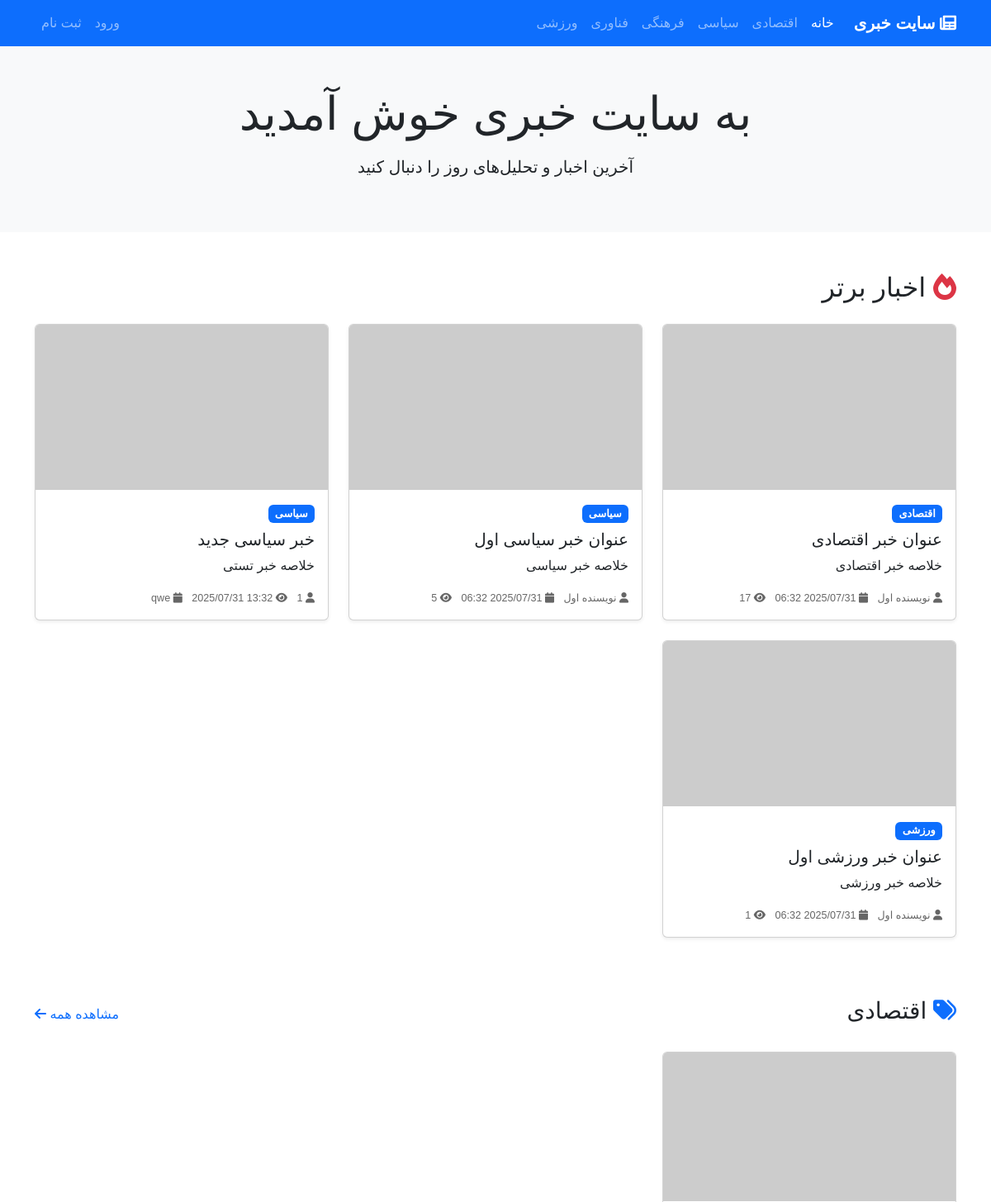
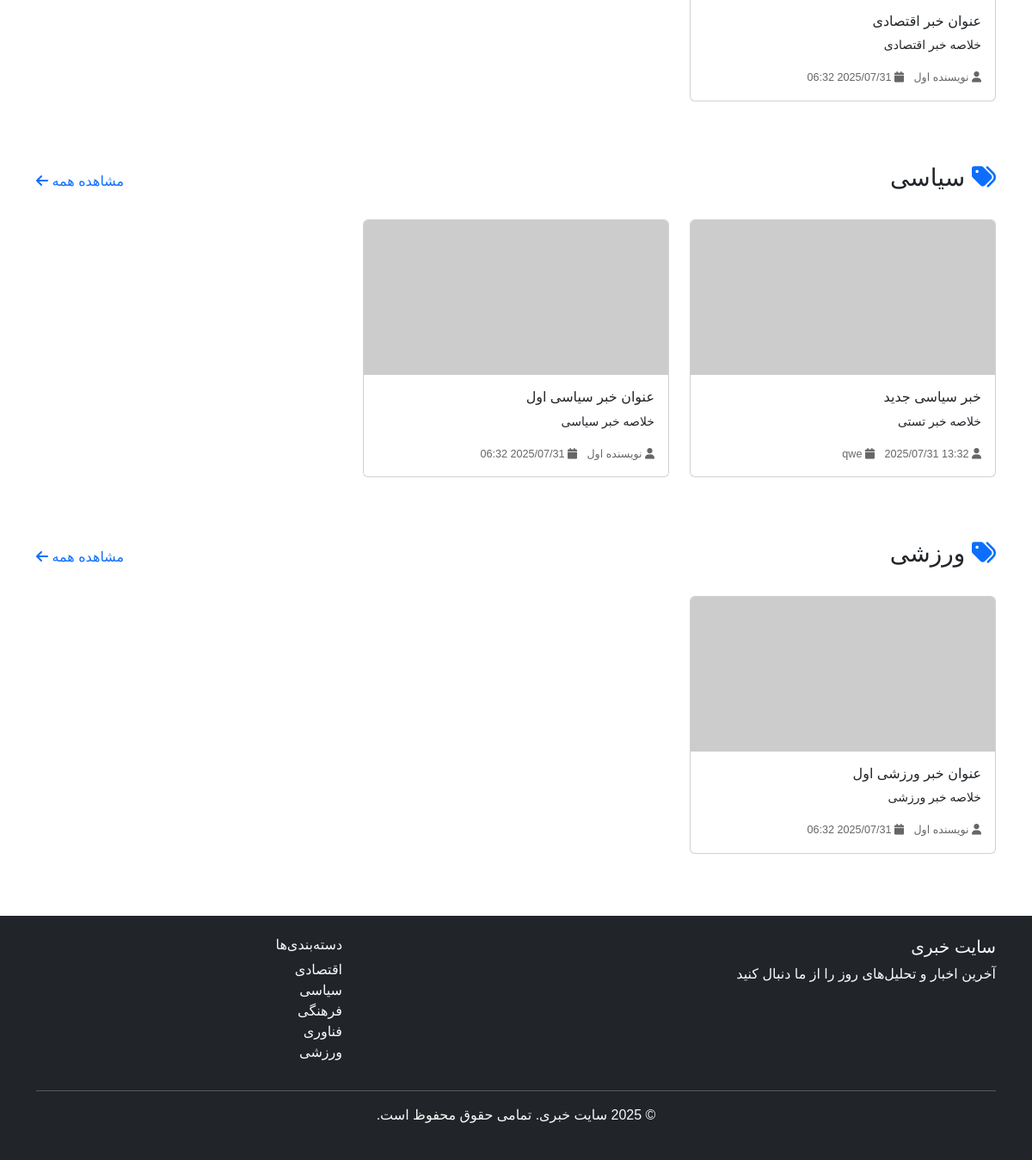
The page / on the database its author committed (2 pictures, top to bottom).
### tables this page shows
CREATE TABLE `categories` (
  `id` int NOT NULL,
  `name` varchar(100) NOT NULL,
  `slug` varchar(100) NOT NULL,
  `description` text,
  `created_at` timestamp NULL DEFAULT CURRENT_TIMESTAMP,
  `updated_at` timestamp NULL DEFAULT CURRENT_TIMESTAMP ON UPDATE CURRENT_TIMESTAMP
);

CREATE TABLE `news` (
  `id` int NOT NULL,
  `title` varchar(255) NOT NULL,
  `slug` varchar(255) NOT NULL,
  `summary` text,
  `content` longtext NOT NULL,
  `image_url` varchar(255) DEFAULT NULL,
  `author_id` int NOT NULL,
  `category_id` int NOT NULL,
  `status` enum('pending','approved','rejected') DEFAULT 'pending',
  `views` int DEFAULT '0',
  `created_at` timestamp NULL DEFAULT CURRENT_TIMESTAMP,
  `updated_at` timestamp NULL DEFAULT CURRENT_TIMESTAMP ON UPDATE CURRENT_TIMESTAMP
);

CREATE TABLE `users` (
  `id` int NOT NULL,
  `username` varchar(50) NOT NULL,
  `email` varchar(100) NOT NULL,
  `password` varchar(255) NOT NULL,
  `full_name` varchar(100) NOT NULL,
  `role` enum('admin','writer','user') DEFAULT 'user',
  `status` enum('active','inactive') DEFAULT 'active',
  `created_at` timestamp NULL DEFAULT CURRENT_TIMESTAMP,
  `updated_at` timestamp NULL DEFAULT CURRENT_TIMESTAMP ON UPDATE CURRENT_TIMESTAMP
);

### config/database.php (called while the page is built, shortened)
<?php
function truncateText($text, $length = 150) {
    return $text;
}
function formatPersianDate($date) {
    $timestamp = strtotime($date);
    return date('Y/m/d H:i', $timestamp);
}
function isLoggedIn() {
    return isset($_SESSION['user_id']);
}
?>

### index.php (the view, shortened to what this page needs)
<?php
require_once 'config/database.php';
$stmt = $pdo->prepare("
    SELECT c.*, COUNT(n.id) as news_count
    FROM categories c
    LEFT JOIN news n ON c.id = n.category_id AND n.status = 'approved'
    GROUP BY c.id
    ORDER BY c.name
");
$stmt->execute();
$categories = $stmt->fetchAll();
$stmt = $pdo->prepare("
    SELECT n.*, u.full_name as author_name, c.name as category_name
    FROM news n
    JOIN users u ON n.author_id = u.id
    JOIN categories c ON n.category_id = c.id
    WHERE n.status = 'approved'
    ORDER BY n.views DESC, n.created_at DESC
    LIMIT 6
");
$stmt->execute();
$topNews = $stmt->fetchAll();
?>
<!DOCTYPE html>
<html lang="fa" dir="rtl">
<head>
    <link href="https://cdnjs.cloudflare.com/ajax/libs/bootstrap/5.3.0/css/bootstrap.rtl.min.css" rel="stylesheet">
    <link href="https://cdnjs.cloudflare.com/ajax/libs/font-awesome/6.0.0/css/all.min.css" rel="stylesheet">
</head>
<body>
    <nav class="navbar navbar-expand-lg navbar-dark bg-primary">
        <div class="container">
            <a class="navbar-brand" href="index.php">
                <i class="fas fa-newspaper"></i> سایت خبری
            </a>
            <div class="collapse navbar-collapse" id="navbarNav">
                <ul class="navbar-nav me-auto">
                    <li class="nav-item">
                        <a class="nav-link active" href="index.php">خانه</a>
                    </li>
                    <?php foreach($categories as $cat): ?>
                    <li class="nav-item">
                        <a class="nav-link" href="category.php?slug=<?= $cat['slug'] ?>"><?= $cat['name'] ?></a>
                    </li>
                    <?php endforeach; ?>
                </ul>
                <ul class="navbar-nav">
                    <?php if(isLoggedIn()): ?>
                        <li class="nav-item dropdown">
                            <a class="nav-link dropdown-toggle" href="#" role="button" data-bs-toggle="dropdown">
                                <i class="fas fa-user"></i> <?= $_SESSION['full_name'] ?>
                            </a>
                            <ul class="dropdown-menu">
                                <?php if(isAdmin()): ?>
                                    <li><a class="dropdown-item" href="admin/dashboard.php">پنل مدیریت</a></li>
                                <?php elseif(isWriter()): ?>
                                    <li><a class="dropdown-item" href="writer/dashboard.php">پنل نویسندگی</a></li>
                                <?php else: ?>
                                    <li><a class="dropdown-item" href="user/dashboard.php">پنل کاربری</a></li>
                                <?php endif; ?>
                                <li><hr class="dropdown-divider"></li>
                                <li><a class="dropdown-item" href="auth/logout.php">خروج</a></li>
                            </ul>
                        </li>
                    <?php else: ?>
                        <li class="nav-item">
                            <a class="nav-link" href="auth/login.php">ورود</a>
                        </li>
                        <li class="nav-item">
                            <a class="nav-link" href="auth/register.php">ثبت نام</a>
                        </li>
                    <?php endif; ?>
                </ul>
            </div>
        </div>
    </nav>
    <div class="bg-light py-5">
        <div class="container">
            <div class="row">
                <div class="col-12 text-center">
                    <h1 class="display-4 mb-3">به سایت خبری خوش آمدید</h1>
                    <p class="lead">آخرین اخبار و تحلیل‌های روز را دنبال کنید</p>
                </div>
            </div>
        </div>
    </div>
    <?php if($topNews): ?>
    <div class="container my-5">
        <h2 class="mb-4">
            <i class="fas fa-fire text-danger"></i> اخبار برتر
        </h2>
        <div class="row">
            <?php foreach($topNews as $news): ?>
            <div class="col-lg-4 col-md-6 mb-4">
                <div class="card news-card h-100 shadow-sm">
                    <?php if($news['image_url']): ?>
                    <img src="<?= $news['image_url'] ?>" class="card-img-top" alt="<?= $news['title'] ?>" style="height: 200px; object-fit: cover;">
                    <?php endif; ?>
                    <div class="card-body">
                        <span class="badge bg-primary category-badge mb-2"><?= $news['category_name'] ?></span>
                        <h5 class="card-title">
                            <a href="news.php?slug=<?= $news['slug'] ?>" class="text-decoration-none text-dark">
                                <?= $news['title'] ?>
                            </a>
                        </h5>
                        <p class="card-text"><?= truncateText($news['summary'], 100) ?></p>
                        <div class="news-meta">
                            <small>
                                <i class="fas fa-user"></i> <?= $news['author_name'] ?>
                                <i class="fas fa-calendar ms-2"></i> <?= formatPersianDate($news['created_at']) ?>
                                <i class="fas fa-eye ms-2"></i> <?= $news['views'] ?>
                            </small>
                        </div>
                    </div>
                </div>
            </div>
            <?php endforeach; ?>
        </div>
    </div>
    <?php endif; ?>
    <div class="container my-5">
        <?php foreach($categories as $category): ?>
        <?php
        $stmt = $pdo->prepare("
            SELECT n.*, u.full_name as author_name
            FROM news n
            JOIN users u ON n.author_id = u.id
            WHERE n.category_id = ? AND n.status = 'approved'
            ORDER BY n.created_at DESC
            LIMIT 3
        ");
        $stmt->execute([$category['id']]);
        $categoryNews = $stmt->fetchAll();
        ?>
        <?php if($categoryNews): ?>
        <div class="mb-5">
            <div class="d-flex justify-content-between align-items-center mb-4">
                <h3>
                    <i class="fas fa-tags text-primary"></i> <?= $category['name'] ?>
                </h3>
                <a href="category.php?slug=<?= $category['slug'] ?>" class="text-primary text-decoration-none">
                    مشاهده همه <i class="fas fa-arrow-left"></i>
                </a>
            </div>
            <div class="row">
                <?php foreach($categoryNews as $news): ?>
                <div class="col-lg-4 col-md-6 mb-4">
                    <div class="card news-card h-100">
                        <?php if($news['image_url']): ?>
                        <img src="<?= $news['image_url'] ?>" class="card-img-top" alt="<?= $news['title'] ?>" style="height: 180px; object-fit: cover;">
                        <?php endif; ?>
                        <div class="card-body">
                            <h6 class="card-title">
                                <a href="news.php?slug=<?= $news['slug'] ?>" class="text-decoration-none text-dark">
                                    <?= $news['title'] ?>
                                </a>
                            </h6>
                            <p class="card-text small"><?= truncateText($news['summary'], 80) ?></p>
                            <div class="news-meta">
                                <small>
                                    <i class="fas fa-user"></i> <?= $news['author_name'] ?>
                                    <i class="fas fa-calendar ms-2"></i> <?= formatPersianDate($news['created_at']) ?>
                                </small>
                            </div>
                        </div>
                    </div>
                </div>
                <?php endforeach; ?>
            </div>
        </div>
        <?php endif; ?>
        <?php endforeach; ?>
    </div>
    <footer class="bg-dark text-light py-4 mt-5">
        <div class="container">
            <div class="row">
                <div class="col-md-8">
                    <h5>سایت خبری</h5>
                    <p>آخرین اخبار و تحلیل‌های روز را از ما دنبال کنید</p>
                </div>
                <div class="col-md-4">
                    <h6>دسته‌بندی‌ها</h6>
                    <ul class="list-unstyled">
                        <?php foreach($categories as $cat): ?>
                        <li><a href="category.php?slug=<?= $cat['slug'] ?>" class="text-light text-decoration-none"><?= $cat['name'] ?></a></li>
                        <?php endforeach; ?>
                    </ul>
                </div>
            </div>
            <hr>
            <div class="text-center">
                <p>&copy; <?= date('Y') ?> سایت خبری. تمامی حقوق محفوظ است.</p>
            </div>
        </div>
    </footer>
</body>
</html>

### index.php (style rules this page uses)
body { font-family: 'Tahoma', sans-serif; }
.news-card { transition: transform 0.2s; }
.category-badge { font-size: 0.8rem; }
.news-meta { color: #666; font-size: 0.9rem; }
.navbar-brand { font-weight: bold; }

### rows shown on the page
categories: name "اقتصادی"
categories: name "سیاسی"
categories: name "فرهنگی"
categories: name "فناوری"
categories: name "ورزشی"
news: category.name "اقتصادی", title "عنوان خبر اقتصادی", summary "خلاصه خبر اقتصادی", author.full_name "نویسنده اول", views "17", created_at "2025/07/31 06:32"
news: category.name "سیاسی", title "عنوان خبر سیاسی اول", summary "خلاصه خبر سیاسی", author.full_name "نویسنده اول", views "5", created_at "2025/07/31 06:32"
news: category.name "سیاسی", title "خبر سیاسی جدید", summary "خلاصه خبر تستی", author.full_name "qwe", created_at "2025/07/31 13:32", views "1"
news: category.name "ورزشی", title "عنوان خبر ورزشی اول", summary "خلاصه خبر ورزشی", author.full_name "نویسنده اول", views "1", created_at "2025/07/31 06:32"
